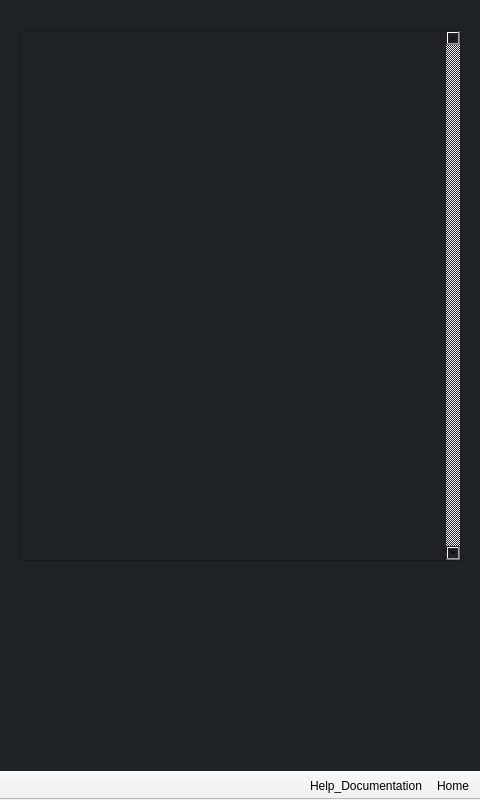
<?xml version="1.0" encoding="UTF-8"?>
<ui version="4.0">
 <class>Main_Window</class>
 <widget class="QMainWindow" name="Main_Window">
  <property name="geometry">
   <rect>
    <x>0</x>
    <y>0</y>
    <width>480</width>
    <height>800</height>
   </rect>
  </property>
  <property name="minimumSize">
   <size>
    <width>480</width>
    <height>800</height>
   </size>
  </property>
  <property name="maximumSize">
   <size>
    <width>480</width>
    <height>800</height>
   </size>
  </property>
  <property name="windowTitle">
   <string>Main_Window</string>
  </property>
  <widget class="QWidget" name="Central_Widget">
   <property name="styleSheet">
    <string notr="true">background-color: rgb(30, 34, 39);
</string>
   </property>
   <layout class="QVBoxLayout" name="verticalLayout_2">
    <item>
     <widget class="QStackedWidget" name="Stacked_Widget">
      <property name="enabled">
       <bool>true</bool>
      </property>
      <property name="currentIndex">
       <number>4</number>
      </property>
      <widget class="QWidget" name="Main_Menu_Widget">
       <layout class="QVBoxLayout" name="verticalLayout">
        <property name="leftMargin">
         <number>20</number>
        </property>
        <property name="rightMargin">
         <number>20</number>
        </property>
        <property name="bottomMargin">
         <number>30</number>
        </property>
        <item>
         <spacer name="horizontalSpacer_6">
          <property name="orientation">
           <enum>Qt::Horizontal</enum>
          </property>
          <property name="sizeHint" stdset="0">
           <size>
            <width>40</width>
            <height>20</height>
           </size>
          </property>
         </spacer>
        </item>
        <item>
         <spacer name="horizontalSpacer_7">
          <property name="orientation">
           <enum>Qt::Horizontal</enum>
          </property>
          <property name="sizeHint" stdset="0">
           <size>
            <width>40</width>
            <height>20</height>
           </size>
          </property>
         </spacer>
        </item>
        <item>
         <widget class="QLabel" name="title">
          <property name="font">
           <font>
            <pointsize>45</pointsize>
            <bold>true</bold>
           </font>
          </property>
          <property name="styleSheet">
           <string notr="true">color: rgb(220, 225, 232);</string>
          </property>
          <property name="text">
           <string>Cybercraft</string>
          </property>
          <property name="alignment">
           <set>Qt::AlignCenter</set>
          </property>
         </widget>
        </item>
        <item>
         <spacer name="horizontalSpacer_4">
          <property name="orientation">
           <enum>Qt::Horizontal</enum>
          </property>
          <property name="sizeHint" stdset="0">
           <size>
            <width>40</width>
            <height>20</height>
           </size>
          </property>
         </spacer>
        </item>
        <item>
         <spacer name="horizontalSpacer_5">
          <property name="orientation">
           <enum>Qt::Horizontal</enum>
          </property>
          <property name="sizeHint" stdset="0">
           <size>
            <width>40</width>
            <height>20</height>
           </size>
          </property>
         </spacer>
        </item>
        <item>
         <widget class="QPushButton" name="rubber_ducky_button">
          <property name="minimumSize">
           <size>
            <width>419</width>
            <height>100</height>
           </size>
          </property>
          <property name="font">
           <font>
            <pointsize>26</pointsize>
            <bold>true</bold>
           </font>
          </property>
          <property name="styleSheet">
           <string notr="true">QPushButton {
	color: rgb(209, 213, 218);
}</string>
          </property>
          <property name="text">
           <string>Rubber Ducky</string>
          </property>
         </widget>
        </item>
        <item>
         <spacer name="horizontalSpacer">
          <property name="orientation">
           <enum>Qt::Horizontal</enum>
          </property>
          <property name="sizeHint" stdset="0">
           <size>
            <width>40</width>
            <height>20</height>
           </size>
          </property>
         </spacer>
        </item>
        <item>
         <widget class="QPushButton" name="wifi_jammer_button">
          <property name="minimumSize">
           <size>
            <width>419</width>
            <height>100</height>
           </size>
          </property>
          <property name="font">
           <font>
            <pointsize>26</pointsize>
            <bold>true</bold>
           </font>
          </property>
          <property name="styleSheet">
           <string notr="true">QPushButton {
	color: rgb(209, 213, 218);
}</string>
          </property>
          <property name="text">
           <string>Wi-Fi Jammer</string>
          </property>
         </widget>
        </item>
        <item>
         <spacer name="horizontalSpacer_2">
          <property name="orientation">
           <enum>Qt::Horizontal</enum>
          </property>
          <property name="sizeHint" stdset="0">
           <size>
            <width>40</width>
            <height>20</height>
           </size>
          </property>
         </spacer>
        </item>
        <item>
         <widget class="QPushButton" name="man_in_the_middle_button">
          <property name="minimumSize">
           <size>
            <width>419</width>
            <height>100</height>
           </size>
          </property>
          <property name="font">
           <font>
            <pointsize>26</pointsize>
            <bold>true</bold>
           </font>
          </property>
          <property name="styleSheet">
           <string notr="true">QPushButton {
	color: rgb(209, 213, 218);
}</string>
          </property>
          <property name="text">
           <string>Man-in-the-Middle</string>
          </property>
         </widget>
        </item>
        <item>
         <spacer name="horizontalSpacer_3">
          <property name="orientation">
           <enum>Qt::Horizontal</enum>
          </property>
          <property name="sizeHint" stdset="0">
           <size>
            <width>40</width>
            <height>20</height>
           </size>
          </property>
         </spacer>
        </item>
        <item>
         <widget class="QPushButton" name="war_driving_button">
          <property name="minimumSize">
           <size>
            <width>419</width>
            <height>100</height>
           </size>
          </property>
          <property name="font">
           <font>
            <pointsize>26</pointsize>
            <bold>true</bold>
           </font>
          </property>
          <property name="styleSheet">
           <string notr="true">QPushButton {
	color: rgb(209, 213, 218);
}</string>
          </property>
          <property name="text">
           <string>War Driving</string>
          </property>
         </widget>
        </item>
       </layout>
      </widget>
      <widget class="QWidget" name="Rubber_Ducky_Widget">
       <widget class="QPushButton" name="pushButton">
        <property name="geometry">
         <rect>
          <x>90</x>
          <y>280</y>
          <width>291</width>
          <height>81</height>
         </rect>
        </property>
        <property name="font">
         <font>
          <pointsize>28</pointsize>
         </font>
        </property>
        <property name="styleSheet">
         <string notr="true">QPushButton {
	background-color: rgb(40, 44, 52);
}</string>
        </property>
        <property name="text">
         <string>Rubber Duck</string>
        </property>
       </widget>
      </widget>
      <widget class="QWidget" name="WiFi_Jammer_Widget">
       <widget class="QPushButton" name="pushButton_2">
        <property name="geometry">
         <rect>
          <x>80</x>
          <y>310</y>
          <width>291</width>
          <height>81</height>
         </rect>
        </property>
        <property name="font">
         <font>
          <pointsize>28</pointsize>
         </font>
        </property>
        <property name="styleSheet">
         <string notr="true">QPushButton {
	background-color: rgb(40, 44, 52);
}</string>
        </property>
        <property name="text">
         <string>WiFi Jammer</string>
        </property>
       </widget>
      </widget>
      <widget class="QWidget" name="Man_in_the_Middle_Widget">
       <widget class="QPushButton" name="pushButton_3">
        <property name="geometry">
         <rect>
          <x>50</x>
          <y>300</y>
          <width>351</width>
          <height>81</height>
         </rect>
        </property>
        <property name="font">
         <font>
          <pointsize>28</pointsize>
         </font>
        </property>
        <property name="styleSheet">
         <string notr="true">QPushButton {
	background-color: rgb(40, 44, 52);
}</string>
        </property>
        <property name="text">
         <string>Man in the Middle</string>
        </property>
       </widget>
      </widget>
      <widget class="QWidget" name="War_Driving_Widget">
       <widget class="QTreeView" name="network_list">
        <property name="geometry">
         <rect>
          <x>11</x>
          <y>21</y>
          <width>441</width>
          <height>531</height>
         </rect>
        </property>
        <property name="minimumSize">
         <size>
          <width>441</width>
          <height>191</height>
         </size>
        </property>
        <property name="font">
         <font>
          <family>Liberation Sans</family>
          <pointsize>16</pointsize>
          <bold>false</bold>
         </font>
        </property>
        <property name="verticalScrollBarPolicy">
         <enum>Qt::ScrollBarAlwaysOn</enum>
        </property>
        <property name="horizontalScrollBarPolicy">
         <enum>Qt::ScrollBarAsNeeded</enum>
        </property>
        <property name="selectionMode">
         <enum>QAbstractItemView::NoSelection</enum>
        </property>
        <property name="iconSize">
         <size>
          <width>40</width>
          <height>40</height>
         </size>
        </property>
       </widget>
      </widget>
     </widget>
    </item>
   </layout>
  </widget>
  <widget class="QToolBar" name="Tool_Bar">
   <property name="windowTitle">
    <string>Tool_Bar</string>
   </property>
   <property name="layoutDirection">
    <enum>Qt::RightToLeft</enum>
   </property>
   <property name="styleSheet">
    <string notr="true">background-color: rgb(40, 44, 52);

QToolButton 
{
	margin: 0px 10px;
}</string>
   </property>
   <property name="movable">
    <bool>false</bool>
   </property>
   <property name="iconSize">
    <size>
     <width>34</width>
     <height>34</height>
    </size>
   </property>
   <property name="floatable">
    <bool>false</bool>
   </property>
   <attribute name="toolBarArea">
    <enum>BottomToolBarArea</enum>
   </attribute>
   <attribute name="toolBarBreak">
    <bool>false</bool>
   </attribute>
   <addaction name="action_home"/>
   <addaction name="action_help"/>
  </widget>
  <action name="action_home">
   <property name="icon">
    <iconset resource="icons.qrc">
     <normaloff>:/icons/toolbar/16/user-home.svg</normaloff>:/icons/toolbar/16/user-home.svg</iconset>
   </property>
   <property name="text">
    <string>Home</string>
   </property>
  </action>
  <action name="action_help">
   <property name="icon">
    <iconset resource="icons.qrc">
     <normaloff>:/icons/toolbar/16/help-about.svg</normaloff>:/icons/toolbar/16/help-about.svg</iconset>
   </property>
   <property name="text">
    <string>Help_Documentation</string>
   </property>
  </action>
 </widget>
 <resources>
  <include location="icons.qrc"/>
 </resources>
 <connections/>
</ui>
